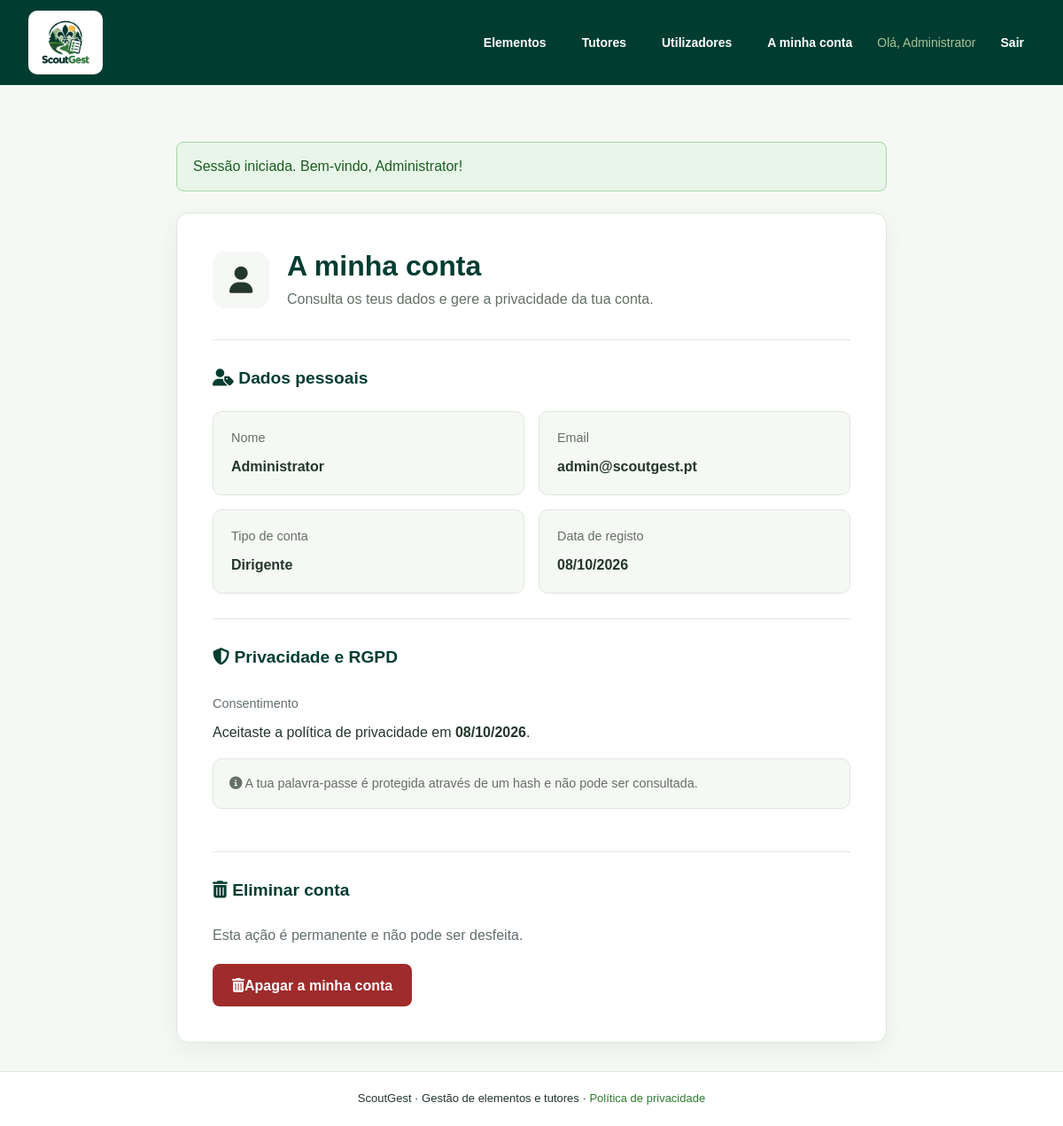
The page /conta.php (signed in) on the database as committed earlier.
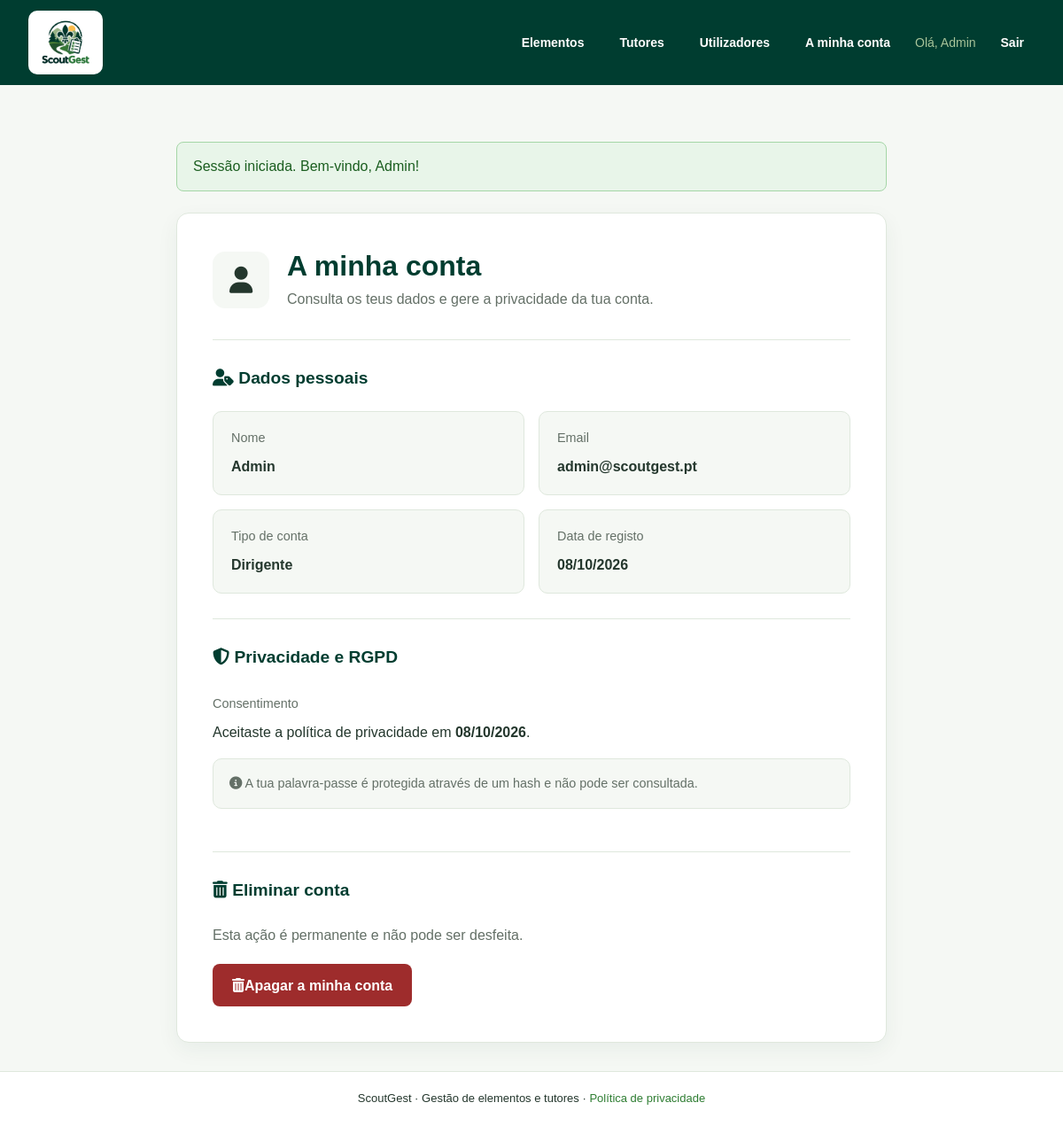
The same page on the database as committed later.
### tables this page shows
CREATE TABLE utilizadores (
    id_utilizador INT AUTO_INCREMENT PRIMARY KEY,
    nome VARCHAR(100) NOT NULL,
    email VARCHAR(150) NOT NULL UNIQUE,
    password_hash VARCHAR(255) NOT NULL,
    consentimento_em DATETIME NOT NULL,
    criado_em DATETIME NOT NULL DEFAULT CURRENT_TIMESTAMP,
    tipo ENUM('Utilizador', 'Dirigente') NOT NULL DEFAULT 'Utilizador',
    id_tutor INT NULL,
    CONSTRAINT fk_utilizadores_tutores FOREIGN KEY (id_tutor)
        REFERENCES tutores (id_tutor) ON DELETE SET NULL
);

### conta.php (the view, shortened to what this page needs)
<?php
require 'includes/inicio.php';
$stmt = $pdo->prepare(
    'SELECT nome, email, tipo, consentimento_em, criado_em
     FROM utilizadores
     WHERE id_utilizador = ?'
);
$stmt->execute([$_SESSION['id_utilizador']]);
$eu = $stmt->fetch(PDO::FETCH_ASSOC);
$nome = htmlspecialchars($eu['nome']);
$email = htmlspecialchars($eu['email']);
$tipo = htmlspecialchars($eu['tipo']);
$dataCriacao = date(
    'd/m/Y',
    strtotime($eu['criado_em'])
);
$dataConsentimento = date(
    'd/m/Y',
    strtotime($eu['consentimento_em'])
);
require 'includes/cabecalho.php';
?>
<section class="cartao detalhe conta-pagina">
    <div class="conta-cabecalho">
        <div class="conta-avatar">
            <i class="fa-solid fa-user"></i>
        </div>
        <div>
            <h1>A minha conta</h1>
            <p>
                Consulta os teus dados e gere a
                privacidade da tua conta.
            </p>
        </div>
    </div>
    <div class="conta-seccao">
        <h2><i class="fa-solid fa-user-tag"></i> Dados pessoais</h2>
        <div class="conta-grelha">
            <div class="conta-campo">
                <span class="conta-label">Nome</span>
                <strong><?= $nome ?></strong>
            </div>
            <div class="conta-campo">
                <span class="conta-label">Email</span>
                <strong><?= $email ?></strong>
            </div>
            <div class="conta-campo">
                <span class="conta-label">Tipo de conta</span>
                <strong><?= $tipo ?></strong>
            </div>
            <div class="conta-campo">
                <span class="conta-label">Data de registo</span>
                <strong><?= $dataCriacao ?></strong>
            </div>
        </div>
    </div>
    <div class="conta-seccao">
        <h2><i class="fa-solid fa-shield-halved"></i> Privacidade e RGPD</h2>
        <div class="conta-privacidade">
            <span class="conta-label">Consentimento</span>
            <p>
                Aceitaste a política de privacidade em
                <strong><?= $dataConsentimento ?></strong>.
            </p>
            <p class="conta-nota">
                <i class="fas fa-info-circle"></i>
                 A tua palavra-passe é protegida através
                de um hash e não pode ser consultada.
            </p>
        </div>
    </div>
    <div class="conta-seccao conta-eliminar">
        <h2><i class="fa-solid fa-trash-can"></i> Eliminar conta</h2>
        <p>
            Esta ação é permanente e não pode ser desfeita.
        </p>
        <form
            method="post"
            action="conta.php"
            onsubmit="return confirm(
                'Tens a certeza de que pretendes apagar a tua conta? Esta ação não pode ser desfeita.'
            );"
        >
            <button type="submit" class="btnperigo">
                <i class="fa-solid fa-trash-can"></i>  Apagar a minha conta
            </button>
        </form>
    </div>
</section>
<?php
require 'includes/rodape.php';
?>

### includes/cabecalho.php (shortened to what this page needs)
<?php
$pagina_atual = basename($_SERVER['SCRIPT_NAME'] ?? '');
$pagina_inicial = ($pagina_atual === 'index.php');
?>
<!DOCTYPE html>
<html lang="pt-PT">
<head>
    <link rel="stylesheet" href="css/style.css">
</head>
<body>
<header class="cabecalho">
    <div class="logo-container">
        <a href="index.php" aria-label="Página inicial ScoutGest">
            <img src="img/logotipo_transp.png" alt="ScoutGest" class="logotipo">
        </a>
    </div>
    <?php if (!$pagina_inicial): ?>
        <nav class="menu-navegacao"
             id="menu-principal"
             aria-label="Navegação principal">
            <?php if (isset($_SESSION['id_utilizador'])): ?>
                <?php if (($_SESSION['tipo'] ?? '') === 'Dirigente'): ?>
                    <a href="elementos.php">Elementos</a>
                    <a href="tutores.php">Tutores</a>
                    <a href="utilizadores.php">Utilizadores</a>
                <?php else: ?>
                    <a href="minha_area.php">A minha família</a>
                <?php endif; ?>
                <a href="conta.php">A minha conta</a>
                <span class="ola">
                    Olá, <?= htmlspecialchars($_SESSION['nome'] ?? '', ENT_QUOTES, 'UTF-8') ?>
                </span>
                <a href="logout.php">Sair</a>
            <?php else: ?>
                <a href="login.php">Entrar</a>
                <a href="registo.php">Criar conta</a>
            <?php endif; ?>
        </nav>
    <?php endif; ?>
</header>
<main class="conteudo">
    <?php if (isset($_SESSION['msg']) && is_array($_SESSION['msg'])): ?>
        <?php
        $tipos_validos = ['sucesso', 'erro', 'aviso', 'info'];
        $tipo_mensagem = in_array($_SESSION['msg']['tipo'] ?? '', $tipos_validos, true)
            ? $_SESSION['msg']['tipo']
            : 'info';
        $tipo_mensagem = htmlspecialchars($tipo_mensagem, ENT_QUOTES, 'UTF-8');
        $texto_mensagem = htmlspecialchars($_SESSION['msg']['texto'] ?? '', ENT_QUOTES, 'UTF-8');
        ?>
        <div class="msg <?= $tipo_mensagem ?>" role="status">
            <?= $texto_mensagem ?>
        </div>
    <?php endif; ?>

### includes/rodape.php (shortened to what this page needs)
</main>
<footer class="rodape">
    <p>
        ScoutGest · Gestão de elementos e tutores ·
        <a href="privacidade.php">
            Política de privacidade
        </a>
    </p>
</footer>
</body>
</html>

### css/style.css (style rules this page uses)
:root { --sg-forest: #003D30; --sg-dark: #14532D; --sg-primary: #2E7D32; --sg-light: #A8C49A; --sg-field: #4D8B3A; --sg-accent: #FFC247; --sg-white: #FFFFFF; --sg-background: #F5F8F4; --sg-text: #24372D; --sg-border: #DFE8DD; --sg-danger: #9e2c2c; --sg-dangerdark: #570808; }
* { box-sizing: border-box; }
html { min-height: 100%; }
body { margin: 0; min-height: 100vh; display: flex; flex-direction: column; background: var(--sg-background); color: var(--sg-text); font-family: Arial, Helvetica, sans-serif; line-height: 1.6; }
.cabecalho { position: relative; display: flex; align-items: center; justify-content: space-between; gap: 24px; width: 100%; min-height: 90px; padding: 12px 32px; background: var(--sg-forest); }
.logo-container { display: flex; flex: 0 0 auto; align-items: center; justify-content: center; margin: 0; padding: 6px 12px; background: var(--sg-white); border-radius: 10px; }
.logo-container a { display: flex; align-items: center; text-decoration: none; }
.logotipo { display: block; width: auto; max-width: 170px; height: 60px; object-fit: contain; }
.menu-navegacao { display: flex; align-items: center; justify-content: flex-end; flex-wrap: wrap; gap: 8px 16px; margin: 0 0 0 auto; }
.menu-navegacao a { color: var(--sg-white); font-size: 14px; font-weight: 600; text-decoration: none; padding: 8px 12px; border-radius: 6px; white-space: nowrap; transition: background-color 0.2s ease; }
.menu-navegacao .ola { color: var(--sg-light); font-size: 14px; white-space: nowrap; }
.conteudo { width: 100%; max-width: 850px; margin: 64px auto 32px; padding: 0 24px; flex: 1 0 auto; }
.cartao { background: var(--sg-white); border: 1px solid var(--sg-border); border-radius: 14px; padding: 40px; box-shadow: 0 8px 24px rgba(0,61,48,0.06); }
h1 { margin: 0 0 16px; color: var(--sg-forest); font-size: 2rem; line-height: 1.2; }
p { margin: 0 0 20px; }
p:last-child { margin-bottom: 0; }
a { color: var(--sg-primary); }
.btnperigo { display: inline-block; padding: 11px 20px; border-radius: 8px; background: var(--sg-danger); color: var(--sg-white); font-weight: bold; text-decoration: none; transition: background-color 0.2s ease; }
.msg { padding: 14px 18px; margin-bottom: 24px; border-radius: 8px; background: var(--sg-white); border: 1px solid var(--sg-border); }
.msg.sucesso { background: #E8F5E9; color: #1B5E20; border-color: #A5D6A7; }
.mensagem, .alerta, .sucesso, .erro, .aviso { transition: opacity 0.5s ease, transform 0.5s ease; }
footer { width: 100%; margin-top: auto; padding: 20px 16px; background: var(--sg-white); border-top: 1px solid var(--sg-border); text-align: center; font-size: 13px; color: var(--sg-text); }
footer p { margin: 0; }
footer a { color: var(--sg-primary); text-decoration: none; }
.conta-pagina { width: 100%; margin: 0 auto; }
.conta-cabecalho { display: flex; align-items: center; gap: 20px; margin-bottom: 32px; }
.conta-cabecalho h1 { margin: 0 0 6px; color: var(--sg-forest); }
.conta-cabecalho p { margin: 0; color: #647067; }
.conta-avatar { width: 64px; height: 64px; display: flex; align-items: center; justify-content: center; background: var(--sg-background); border-radius: 14px; font-size: 30px; flex-shrink: 0; }
.conta-seccao { border-top: 1px solid var(--sg-border); padding-top: 28px; margin-top: 28px; }
.conta-seccao h2 { margin: 0 0 22px; color: var(--sg-forest); font-size: 1.2rem; }
.conta-grelha { display: grid; grid-template-columns: repeat(2, minmax(0, 1fr)); gap: 16px; }
.conta-campo { display: flex; flex-direction: column; gap: 8px; min-width: 0; padding: 18px 20px; background: var(--sg-background); border: 1px solid var(--sg-border); border-radius: 10px; }
.conta-label { display: block; color: #647067; font-size: 0.9rem; }
.conta-campo strong { color: var(--sg-text); font-size: 1rem; overflow-wrap: anywhere; }
.conta-privacidade { padding: 4px 0; }
.conta-privacidade p { margin: 8px 0 16px; }
.conta-nota { padding: 16px 18px; background: var(--sg-background); border: 1px solid var(--sg-border); border-radius: 10px; color: #647067; font-size: 0.9rem; line-height: 1.6; }
.conta-eliminar p { color: #647067; margin-bottom: 20px; }
.conta-eliminar form { margin: 0; }
.conta-eliminar .btnperigo { display: inline-flex; align-items: center; justify-content: center; min-height: 48px; border: 2px solid transparent; font-family: inherit; font-size: inherit; line-height: 1.2; cursor: pointer; }

Rows that differ between the two databases and show on the page:
changed utilizadores "admin@scoutgest.pt": nome "Administrator" → "Admin"
Other text that changed with them:
$_SESSION['nome']: "Administrator" → "Admin"
$texto_mensagem: "Sessão iniciada. Bem-vindo, Administrator!" → "Sessão iniciada. Bem-vindo, Admin!"
